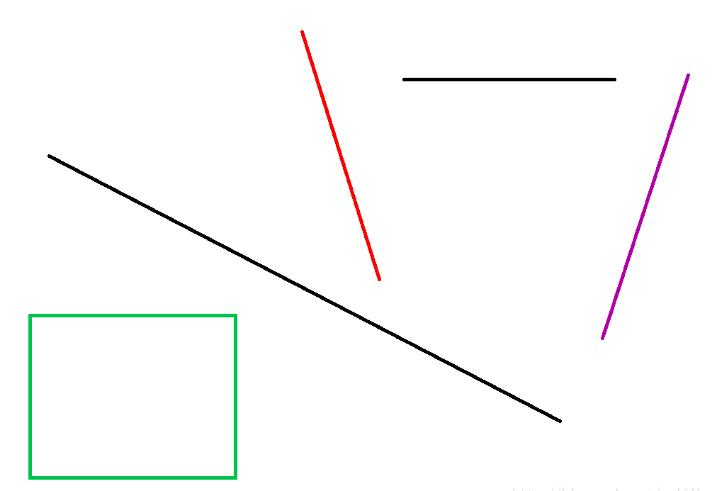
#> input picture 1_Image processing/Images/line.jpg, 719 x 491 px, found by its file name
$ python 17_houghline.py
#> lines starting #> are read from the running program, lines starting #| are printed output that depends on the picture; after the words box and inside, x2 and y2 are one past the last pixel; in counts of white or black regions, pixels touching at a corner belong together
#-*- coding:utf-8 -*-
import cv2
import numpy as np
'''
        created on Tues jan 13:57:30 2018
        @author:ren_dong

                Hough变换检测直线

                cv2.HoughLine()
                cv2.HoughLines()


'''
#载入图片img
img = cv2.imread('line.jpg')
#> img is the input picture: shape (491, 719, 3); mean B, G, R 250.5, 251, 250.6

#灰度化  --> gray
gray = cv2.cvtColor(img, cv2.COLOR_BGR2GRAY)

##中值滤波去除噪声  图像平滑
gray = cv2.medianBlur(gray, ksize=3)

#Canny边缘检测
edges = cv2.Canny(gray, 50, 120)
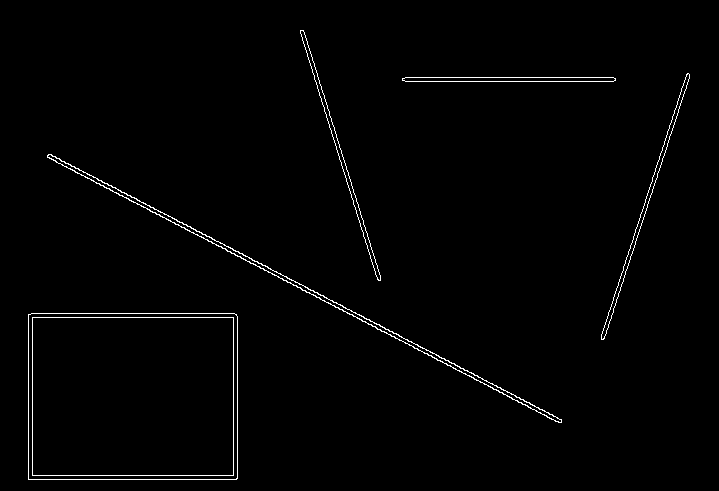
#> edges: shape (491, 719); 1.2% white in thin lines or dots, all inside (x1, y1, x2, y2) = (28, 30, 690, 480)


#最小直线长度, 更短的直线会被消除
minLineLength = 10

#最大线段间隙,一条线段的间隙长度大于这个值会被认为是两条分开的线段
maxLineGap = 5

##Hough 变换检测直线
lines = cv2.HoughLinesP(edges, 1, np.pi/180, 80, minLineLength, maxLineGap)
#> lines = 72 rows, first 6: [405, 77, 613, 77], [537, 407, 558, 418], [158, 210, 207, 236], [32, 317, 233, 317], [663, 157, 667, 144], [458, 370, 477, 380]

for i in range(len(lines)):
    for x1, y1, x2, y2 in lines[i]:
        #给定两点  在原始图片绘制线段
        cv2.line(img, (x1, y1), (x2, y2), (0, 0, 255), 2)
#> this loop made 72 passes
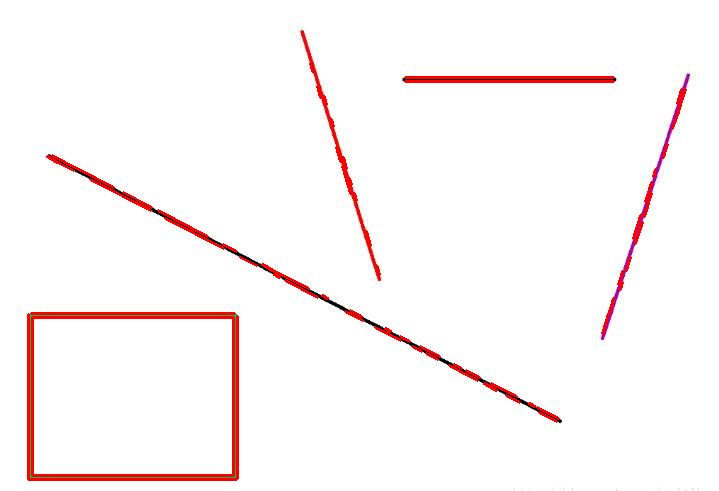
#> img: shape (491, 719, 3); 2.52% of pixels changed, all inside (x1, y1, x2, y2) = (27, 62, 687, 481)


cv2.imshow('edges', edges)
cv2.imshow('lines', img)


cv2.waitKey()
cv2.destroyAllWindows()
